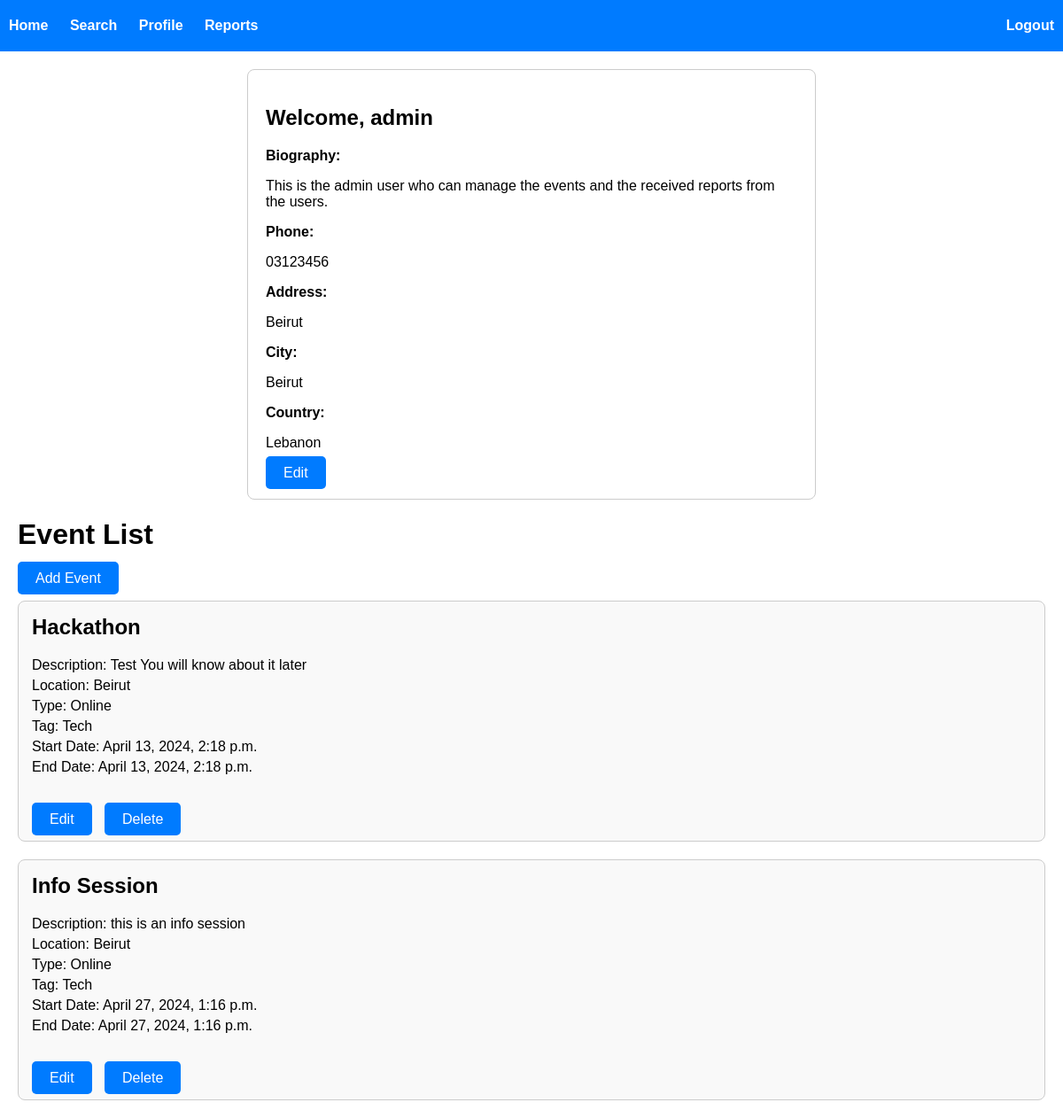
The app's page /profile (signed in) with its own data.
### event_management/models.py (models this page shows, shortened)
class UserProfile(AbstractUser):
    biography = models.TextField(null=True, blank=True)
    phone = models.CharField(max_length=100, null=True, blank=True)
    address = models.CharField(max_length=100, null=True, blank=True)
    city = models.CharField(max_length=100, null=True, blank=True)
    country = models.CharField(max_length=100, null=True, blank=True)
    followers_count = models.IntegerField(default=0)

class Event(models.Model):
    id = models.AutoField(primary_key=True)
    title = models.CharField(max_length=100)
    description = models.CharField(max_length=100)
    location = models.ForeignKey(Location, on_delete=models.DO_NOTHING, null=True)
    type = models.ForeignKey(EventType, on_delete=models.DO_NOTHING, null=True)
    tag = models.ForeignKey(EventTag, on_delete=models.DO_NOTHING)
    link = models.URLField()
    start_date = models.DateTimeField()
    end_date = models.DateTimeField()
    likes_count = models.IntegerField(default=0)
    reports_count = models.IntegerField(default=0)
    created_by_id = models.ForeignKey(UserProfile, on_delete=models.DO_NOTHING, related_name='events_created')
    modified_by_id = models.ForeignKey(UserProfile, on_delete=models.DO_NOTHING, related_name='events_modified')
    created_on = models.DateTimeField()
    modified_on = models.DateTimeField()

class Location(models.Model):
    id = models.AutoField(primary_key=True)
    description = models.CharField(max_length=100)

class EventType(models.Model):
    id = models.AutoField(primary_key=True)
    name = models.CharField(max_length=100)

class EventTag(models.Model):
    id = models.AutoField(primary_key=True)
    description = models.CharField(max_length=100)

### event_management/views.py (the view)
# urls.py: path('profile', views.profile, name="profile"),
@login_required(login_url="my_login")
def profile(request):
    events = Event.objects.filter(created_by_id=request.user).order_by('start_date')
    return render(request, 'profile.html', {'events': events})

### event_management/templates/profile.html (shortened to what this page needs)
{% extends 'base.html' %}
{% block content %}
<div class="profile-info">
    <h2>Welcome, {{ request.user.username }}</h2>
    <form method="post" enctype="multipart/form-data" class="profile-form">
        <div class="form-group">
            <label for="id_biography">Biography:</label>
            <p id="id_biography">{{ request.user.biography }}</p>
        </div>
        <div class="form-group">
            <label for="id_phone">Phone:</label>
            <p id="id_phone">{{ request.user.phone }}</p>
        </div>
        <div class="form-group">
            <label for="id_address">Address:</label>
            <p id="id_address">{{ request.user.address }}</p>
        </div>
        <div class="form-group">
            <label for="id_city">City:</label>
            <p id="id_city">{{ request.user.city }}</p>
        </div>
        <div class="form-group">
            <label for="id_country">Country:</label>
            <p id="id_country">{{ request.user.country }}</p>
        </div>
        <a href="{% url 'edit_profile' %}" class="btn btn-primary">Edit</a>
    </form>
</div>
<h1>Event List</h1>
<a href="{% url 'event_create' %}" class="btn btn-primary">Add Event</a>
<ul class="event-list">
    {% for event in events %}
    <li class="event-item">
        <h2>{{ event.title }}</h2>
        <p>Description: {{ event.description }}</p>
        <p>Location: {{ event.location.description }}</p>
        <p>Type: {{ event.type.name }}</p>
        <p>Tag: {{ event.tag.description }}</p>
        <p>Start Date: {{ event.start_date|date:"F j, Y, g:i a" }}</p>
        <p>End Date: {{ event.end_date|date:"F j, Y, g:i a" }}</p>
        <br><br>
        <a href="{% url 'event_edit' event.id %}" class="btn btn-primary">Edit</a>
        <a href="{% url 'event_delete' event.id %}" class="btnReport">Delete</a>
    </li>
    {% empty %}
    <li>No events available.</li>
    {% endfor %}
</ul>
{% endblock %}

### event_management/templates/base.html (style rules this page uses)
body { font-family: Arial, sans-serif; margin: 0; padding: 0; }

### event_management/templates/profile.html (style rules this page uses)
.profile-info { max-width: 600px; margin: 0 auto; padding: 20px; border: 1px solid #ccc; border-radius: 8px; background-color: #fff; margin-bottom: 20px; }
.profile-form { margin-top: 20px; }
.form-group { margin-bottom: 15px; }
.form-group label { font-weight: bold; }
.btn { padding: 10px 20px; font-size: 16px; cursor: pointer; border: none; border-radius: 5px; margin-right: 10px; background-color: #007bff; color: #fff; text-decoration: none; }
.event-list { list-style: none; padding: 0; }
.event-item { margin-bottom: 20px; border: 1px solid #ccc; border-radius: 8px; padding: 15px; background-color: #f9f9f9; }
.event-item h2 { margin-top: 0; }
.event-item p { margin: 5px 0; }
.event-item a { margin-right: 10px; }
.btnReport { padding: 10px 20px; font-size: 16px; cursor: pointer; border: none; border-radius: 5px; background-color: #007bff; color: #fff; text-decoration: none; transition: background-color 0.3s; }

### records on screen
UserProfile: user.username "admin", user.biography "This is the admin user who can manage the events and the received reports from the users.", user.phone "03123456", user.address "Beirut", user.city "Beirut", user.country "Lebanon"
Event: title "Hackathon", description "Test You will know about it later", location.description "Beirut", type.name "Online", tag.description "Tech", start_date "April 13, 2024, 2:18 p.m.", end_date "April 13, 2024, 2:18 p.m."
Event: title "Info Session", description "this is an info session", location.description "Beirut", type.name "Online", tag.description "Tech", start_date "April 27, 2024, 1:16 p.m.", end_date "April 27, 2024, 1:16 p.m."
